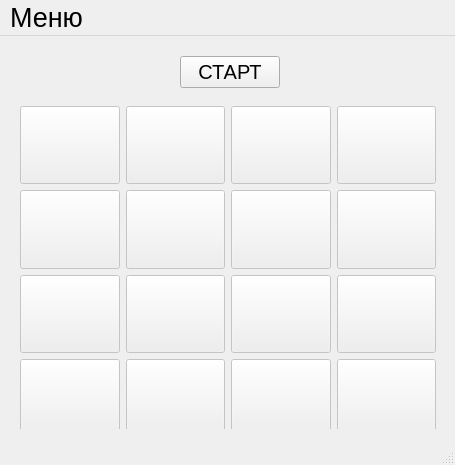
<?xml version="1.0" encoding="UTF-8"?>
<ui version="4.0">
 <class>MainWindow</class>
 <widget class="QMainWindow" name="MainWindow">
  <property name="geometry">
   <rect>
    <x>0</x>
    <y>0</y>
    <width>455</width>
    <height>465</height>
   </rect>
  </property>
  <property name="sizePolicy">
   <sizepolicy hsizetype="Fixed" vsizetype="Fixed">
    <horstretch>0</horstretch>
    <verstretch>0</verstretch>
   </sizepolicy>
  </property>
  <property name="font">
   <font>
    <pointsize>20</pointsize>
   </font>
  </property>
  <property name="windowTitle">
   <string>Мемокарточки</string>
  </property>
  <property name="iconSize">
   <size>
    <width>64</width>
    <height>64</height>
   </size>
  </property>
  <widget class="QWidget" name="centralwidget">
   <widget class="QWidget" name="layoutWidget">
    <property name="geometry">
     <rect>
      <x>20</x>
      <y>70</y>
      <width>416</width>
      <height>331</height>
     </rect>
    </property>
    <layout class="QGridLayout" name="field">
     <item row="0" column="0">
      <widget class="QPushButton" name="pushButton">
       <property name="enabled">
        <bool>false</bool>
       </property>
       <property name="sizePolicy">
        <sizepolicy hsizetype="Expanding" vsizetype="Expanding">
         <horstretch>0</horstretch>
         <verstretch>0</verstretch>
        </sizepolicy>
       </property>
       <property name="cursor">
        <cursorShape>PointingHandCursor</cursorShape>
       </property>
       <property name="autoFillBackground">
        <bool>false</bool>
       </property>
       <property name="text">
        <string/>
       </property>
       <property name="iconSize">
        <size>
         <width>48</width>
         <height>16</height>
        </size>
       </property>
       <property name="checkable">
        <bool>false</bool>
       </property>
       <property name="default">
        <bool>false</bool>
       </property>
       <property name="flat">
        <bool>false</bool>
       </property>
       <attribute name="buttonGroup">
        <string notr="true">mainField</string>
       </attribute>
      </widget>
     </item>
     <item row="0" column="1">
      <widget class="QPushButton" name="pushButton_2">
       <property name="enabled">
        <bool>false</bool>
       </property>
       <property name="sizePolicy">
        <sizepolicy hsizetype="Expanding" vsizetype="Expanding">
         <horstretch>0</horstretch>
         <verstretch>0</verstretch>
        </sizepolicy>
       </property>
       <property name="cursor">
        <cursorShape>PointingHandCursor</cursorShape>
       </property>
       <property name="autoFillBackground">
        <bool>false</bool>
       </property>
       <property name="text">
        <string/>
       </property>
       <property name="iconSize">
        <size>
         <width>48</width>
         <height>16</height>
        </size>
       </property>
       <property name="checkable">
        <bool>false</bool>
       </property>
       <property name="default">
        <bool>false</bool>
       </property>
       <property name="flat">
        <bool>false</bool>
       </property>
       <attribute name="buttonGroup">
        <string notr="true">mainField</string>
       </attribute>
      </widget>
     </item>
     <item row="0" column="2">
      <widget class="QPushButton" name="pushButton_3">
       <property name="enabled">
        <bool>false</bool>
       </property>
       <property name="sizePolicy">
        <sizepolicy hsizetype="Expanding" vsizetype="Expanding">
         <horstretch>0</horstretch>
         <verstretch>0</verstretch>
        </sizepolicy>
       </property>
       <property name="cursor">
        <cursorShape>PointingHandCursor</cursorShape>
       </property>
       <property name="autoFillBackground">
        <bool>false</bool>
       </property>
       <property name="text">
        <string/>
       </property>
       <property name="iconSize">
        <size>
         <width>48</width>
         <height>16</height>
        </size>
       </property>
       <property name="checkable">
        <bool>false</bool>
       </property>
       <property name="default">
        <bool>false</bool>
       </property>
       <property name="flat">
        <bool>false</bool>
       </property>
       <attribute name="buttonGroup">
        <string notr="true">mainField</string>
       </attribute>
      </widget>
     </item>
     <item row="0" column="3">
      <widget class="QPushButton" name="pushButton_4">
       <property name="enabled">
        <bool>false</bool>
       </property>
       <property name="sizePolicy">
        <sizepolicy hsizetype="Expanding" vsizetype="Expanding">
         <horstretch>0</horstretch>
         <verstretch>0</verstretch>
        </sizepolicy>
       </property>
       <property name="cursor">
        <cursorShape>PointingHandCursor</cursorShape>
       </property>
       <property name="autoFillBackground">
        <bool>false</bool>
       </property>
       <property name="text">
        <string/>
       </property>
       <property name="iconSize">
        <size>
         <width>48</width>
         <height>16</height>
        </size>
       </property>
       <property name="checkable">
        <bool>false</bool>
       </property>
       <property name="default">
        <bool>false</bool>
       </property>
       <property name="flat">
        <bool>false</bool>
       </property>
       <attribute name="buttonGroup">
        <string notr="true">mainField</string>
       </attribute>
      </widget>
     </item>
     <item row="1" column="0">
      <widget class="QPushButton" name="pushButton_5">
       <property name="enabled">
        <bool>false</bool>
       </property>
       <property name="sizePolicy">
        <sizepolicy hsizetype="Expanding" vsizetype="Expanding">
         <horstretch>0</horstretch>
         <verstretch>0</verstretch>
        </sizepolicy>
       </property>
       <property name="cursor">
        <cursorShape>PointingHandCursor</cursorShape>
       </property>
       <property name="autoFillBackground">
        <bool>false</bool>
       </property>
       <property name="text">
        <string/>
       </property>
       <property name="iconSize">
        <size>
         <width>48</width>
         <height>16</height>
        </size>
       </property>
       <property name="checkable">
        <bool>false</bool>
       </property>
       <property name="default">
        <bool>false</bool>
       </property>
       <property name="flat">
        <bool>false</bool>
       </property>
       <attribute name="buttonGroup">
        <string notr="true">mainField</string>
       </attribute>
      </widget>
     </item>
     <item row="1" column="1">
      <widget class="QPushButton" name="pushButton_8">
       <property name="enabled">
        <bool>false</bool>
       </property>
       <property name="sizePolicy">
        <sizepolicy hsizetype="Expanding" vsizetype="Expanding">
         <horstretch>0</horstretch>
         <verstretch>0</verstretch>
        </sizepolicy>
       </property>
       <property name="cursor">
        <cursorShape>PointingHandCursor</cursorShape>
       </property>
       <property name="autoFillBackground">
        <bool>false</bool>
       </property>
       <property name="text">
        <string/>
       </property>
       <property name="iconSize">
        <size>
         <width>48</width>
         <height>16</height>
        </size>
       </property>
       <property name="checkable">
        <bool>false</bool>
       </property>
       <property name="default">
        <bool>false</bool>
       </property>
       <property name="flat">
        <bool>false</bool>
       </property>
       <attribute name="buttonGroup">
        <string notr="true">mainField</string>
       </attribute>
      </widget>
     </item>
     <item row="1" column="2">
      <widget class="QPushButton" name="pushButton_7">
       <property name="enabled">
        <bool>false</bool>
       </property>
       <property name="sizePolicy">
        <sizepolicy hsizetype="Expanding" vsizetype="Expanding">
         <horstretch>0</horstretch>
         <verstretch>0</verstretch>
        </sizepolicy>
       </property>
       <property name="cursor">
        <cursorShape>PointingHandCursor</cursorShape>
       </property>
       <property name="autoFillBackground">
        <bool>false</bool>
       </property>
       <property name="text">
        <string/>
       </property>
       <property name="iconSize">
        <size>
         <width>48</width>
         <height>16</height>
        </size>
       </property>
       <property name="checkable">
        <bool>false</bool>
       </property>
       <property name="default">
        <bool>false</bool>
       </property>
       <property name="flat">
        <bool>false</bool>
       </property>
       <attribute name="buttonGroup">
        <string notr="true">mainField</string>
       </attribute>
      </widget>
     </item>
     <item row="1" column="3">
      <widget class="QPushButton" name="pushButton_6">
       <property name="enabled">
        <bool>false</bool>
       </property>
       <property name="sizePolicy">
        <sizepolicy hsizetype="Expanding" vsizetype="Expanding">
         <horstretch>0</horstretch>
         <verstretch>0</verstretch>
        </sizepolicy>
       </property>
       <property name="cursor">
        <cursorShape>PointingHandCursor</cursorShape>
       </property>
       <property name="autoFillBackground">
        <bool>false</bool>
       </property>
       <property name="text">
        <string/>
       </property>
       <property name="iconSize">
        <size>
         <width>48</width>
         <height>16</height>
        </size>
       </property>
       <property name="checkable">
        <bool>false</bool>
       </property>
       <property name="default">
        <bool>false</bool>
       </property>
       <property name="flat">
        <bool>false</bool>
       </property>
       <attribute name="buttonGroup">
        <string notr="true">mainField</string>
       </attribute>
      </widget>
     </item>
     <item row="2" column="0">
      <widget class="QPushButton" name="pushButton_9">
       <property name="enabled">
        <bool>false</bool>
       </property>
       <property name="sizePolicy">
        <sizepolicy hsizetype="Expanding" vsizetype="Expanding">
         <horstretch>0</horstretch>
         <verstretch>0</verstretch>
        </sizepolicy>
       </property>
       <property name="cursor">
        <cursorShape>PointingHandCursor</cursorShape>
       </property>
       <property name="autoFillBackground">
        <bool>false</bool>
       </property>
       <property name="text">
        <string/>
       </property>
       <property name="iconSize">
        <size>
         <width>48</width>
         <height>16</height>
        </size>
       </property>
       <property name="checkable">
        <bool>false</bool>
       </property>
       <property name="default">
        <bool>false</bool>
       </property>
       <property name="flat">
        <bool>false</bool>
       </property>
       <attribute name="buttonGroup">
        <string notr="true">mainField</string>
       </attribute>
      </widget>
     </item>
     <item row="2" column="1">
      <widget class="QPushButton" name="pushButton_12">
       <property name="enabled">
        <bool>false</bool>
       </property>
       <property name="sizePolicy">
        <sizepolicy hsizetype="Expanding" vsizetype="Expanding">
         <horstretch>0</horstretch>
         <verstretch>0</verstretch>
        </sizepolicy>
       </property>
       <property name="cursor">
        <cursorShape>PointingHandCursor</cursorShape>
       </property>
       <property name="autoFillBackground">
        <bool>false</bool>
       </property>
       <property name="text">
        <string/>
       </property>
       <property name="iconSize">
        <size>
         <width>48</width>
         <height>16</height>
        </size>
       </property>
       <property name="checkable">
        <bool>false</bool>
       </property>
       <property name="default">
        <bool>false</bool>
       </property>
       <property name="flat">
        <bool>false</bool>
       </property>
       <attribute name="buttonGroup">
        <string notr="true">mainField</string>
       </attribute>
      </widget>
     </item>
     <item row="2" column="2">
      <widget class="QPushButton" name="pushButton_11">
       <property name="enabled">
        <bool>false</bool>
       </property>
       <property name="sizePolicy">
        <sizepolicy hsizetype="Expanding" vsizetype="Expanding">
         <horstretch>0</horstretch>
         <verstretch>0</verstretch>
        </sizepolicy>
       </property>
       <property name="cursor">
        <cursorShape>PointingHandCursor</cursorShape>
       </property>
       <property name="autoFillBackground">
        <bool>false</bool>
       </property>
       <property name="text">
        <string/>
       </property>
       <property name="iconSize">
        <size>
         <width>48</width>
         <height>16</height>
        </size>
       </property>
       <property name="checkable">
        <bool>false</bool>
       </property>
       <property name="default">
        <bool>false</bool>
       </property>
       <property name="flat">
        <bool>false</bool>
       </property>
       <attribute name="buttonGroup">
        <string notr="true">mainField</string>
       </attribute>
      </widget>
     </item>
     <item row="2" column="3">
      <widget class="QPushButton" name="pushButton_10">
       <property name="enabled">
        <bool>false</bool>
       </property>
       <property name="sizePolicy">
        <sizepolicy hsizetype="Expanding" vsizetype="Expanding">
         <horstretch>0</horstretch>
         <verstretch>0</verstretch>
        </sizepolicy>
       </property>
       <property name="cursor">
        <cursorShape>PointingHandCursor</cursorShape>
       </property>
       <property name="autoFillBackground">
        <bool>false</bool>
       </property>
       <property name="text">
        <string/>
       </property>
       <property name="iconSize">
        <size>
         <width>48</width>
         <height>16</height>
        </size>
       </property>
       <property name="checkable">
        <bool>false</bool>
       </property>
       <property name="default">
        <bool>false</bool>
       </property>
       <property name="flat">
        <bool>false</bool>
       </property>
       <attribute name="buttonGroup">
        <string notr="true">mainField</string>
       </attribute>
      </widget>
     </item>
     <item row="3" column="0">
      <widget class="QPushButton" name="pushButton_14">
       <property name="enabled">
        <bool>false</bool>
       </property>
       <property name="sizePolicy">
        <sizepolicy hsizetype="Expanding" vsizetype="Expanding">
         <horstretch>0</horstretch>
         <verstretch>0</verstretch>
        </sizepolicy>
       </property>
       <property name="cursor">
        <cursorShape>PointingHandCursor</cursorShape>
       </property>
       <property name="autoFillBackground">
        <bool>false</bool>
       </property>
       <property name="text">
        <string/>
       </property>
       <property name="iconSize">
        <size>
         <width>48</width>
         <height>16</height>
        </size>
       </property>
       <property name="checkable">
        <bool>false</bool>
       </property>
       <property name="default">
        <bool>false</bool>
       </property>
       <property name="flat">
        <bool>false</bool>
       </property>
       <attribute name="buttonGroup">
        <string notr="true">mainField</string>
       </attribute>
      </widget>
     </item>
     <item row="3" column="1">
      <widget class="QPushButton" name="pushButton_13">
       <property name="enabled">
        <bool>false</bool>
       </property>
       <property name="sizePolicy">
        <sizepolicy hsizetype="Expanding" vsizetype="Expanding">
         <horstretch>0</horstretch>
         <verstretch>0</verstretch>
        </sizepolicy>
       </property>
       <property name="cursor">
        <cursorShape>PointingHandCursor</cursorShape>
       </property>
       <property name="autoFillBackground">
        <bool>false</bool>
       </property>
       <property name="text">
        <string/>
       </property>
       <property name="iconSize">
        <size>
         <width>48</width>
         <height>16</height>
        </size>
       </property>
       <property name="checkable">
        <bool>false</bool>
       </property>
       <property name="default">
        <bool>false</bool>
       </property>
       <property name="flat">
        <bool>false</bool>
       </property>
       <attribute name="buttonGroup">
        <string notr="true">mainField</string>
       </attribute>
      </widget>
     </item>
     <item row="3" column="2">
      <widget class="QPushButton" name="pushButton_15">
       <property name="enabled">
        <bool>false</bool>
       </property>
       <property name="sizePolicy">
        <sizepolicy hsizetype="Expanding" vsizetype="Expanding">
         <horstretch>0</horstretch>
         <verstretch>0</verstretch>
        </sizepolicy>
       </property>
       <property name="cursor">
        <cursorShape>PointingHandCursor</cursorShape>
       </property>
       <property name="autoFillBackground">
        <bool>false</bool>
       </property>
       <property name="text">
        <string/>
       </property>
       <property name="iconSize">
        <size>
         <width>48</width>
         <height>16</height>
        </size>
       </property>
       <property name="checkable">
        <bool>false</bool>
       </property>
       <property name="default">
        <bool>false</bool>
       </property>
       <property name="flat">
        <bool>false</bool>
       </property>
       <attribute name="buttonGroup">
        <string notr="true">mainField</string>
       </attribute>
      </widget>
     </item>
     <item row="3" column="3">
      <widget class="QPushButton" name="pushButton_16">
       <property name="enabled">
        <bool>false</bool>
       </property>
       <property name="sizePolicy">
        <sizepolicy hsizetype="Expanding" vsizetype="Expanding">
         <horstretch>0</horstretch>
         <verstretch>0</verstretch>
        </sizepolicy>
       </property>
       <property name="cursor">
        <cursorShape>PointingHandCursor</cursorShape>
       </property>
       <property name="autoFillBackground">
        <bool>false</bool>
       </property>
       <property name="text">
        <string/>
       </property>
       <property name="iconSize">
        <size>
         <width>48</width>
         <height>16</height>
        </size>
       </property>
       <property name="checkable">
        <bool>false</bool>
       </property>
       <property name="default">
        <bool>false</bool>
       </property>
       <property name="flat">
        <bool>false</bool>
       </property>
       <attribute name="buttonGroup">
        <string notr="true">mainField</string>
       </attribute>
      </widget>
     </item>
    </layout>
   </widget>
   <widget class="QLabel" name="matchesCounter">
    <property name="geometry">
     <rect>
      <x>27</x>
      <y>10</y>
      <width>161</width>
      <height>41</height>
     </rect>
    </property>
    <property name="text">
     <string/>
    </property>
   </widget>
   <widget class="QLabel" name="timer">
    <property name="geometry">
     <rect>
      <x>350</x>
      <y>10</y>
      <width>161</width>
      <height>41</height>
     </rect>
    </property>
    <property name="text">
     <string/>
    </property>
   </widget>
   <widget class="QPushButton" name="start">
    <property name="geometry">
     <rect>
      <x>180</x>
      <y>20</y>
      <width>100</width>
      <height>32</height>
     </rect>
    </property>
    <property name="font">
     <font>
      <pointsize>15</pointsize>
     </font>
    </property>
    <property name="text">
     <string>СТАРТ</string>
    </property>
    <property name="flat">
     <bool>false</bool>
    </property>
   </widget>
  </widget>
  <widget class="QMenuBar" name="menubar">
   <property name="geometry">
    <rect>
     <x>0</x>
     <y>0</y>
     <width>455</width>
     <height>24</height>
    </rect>
   </property>
   <widget class="QMenu" name="menu">
    <property name="title">
     <string>Меню</string>
    </property>
    <addaction name="help"/>
    <addaction name="leaderboard"/>
   </widget>
   <addaction name="menu"/>
  </widget>
  <widget class="QStatusBar" name="statusbar"/>
  <action name="help">
   <property name="text">
    <string>Помощь</string>
   </property>
  </action>
  <action name="leaderboard">
   <property name="text">
    <string>Таблица лидеров</string>
   </property>
  </action>
 </widget>
 <resources/>
 <connections/>
 <buttongroups>
  <buttongroup name="mainField">
   <property name="exclusive">
    <bool>true</bool>
   </property>
  </buttongroup>
 </buttongroups>
</ui>
